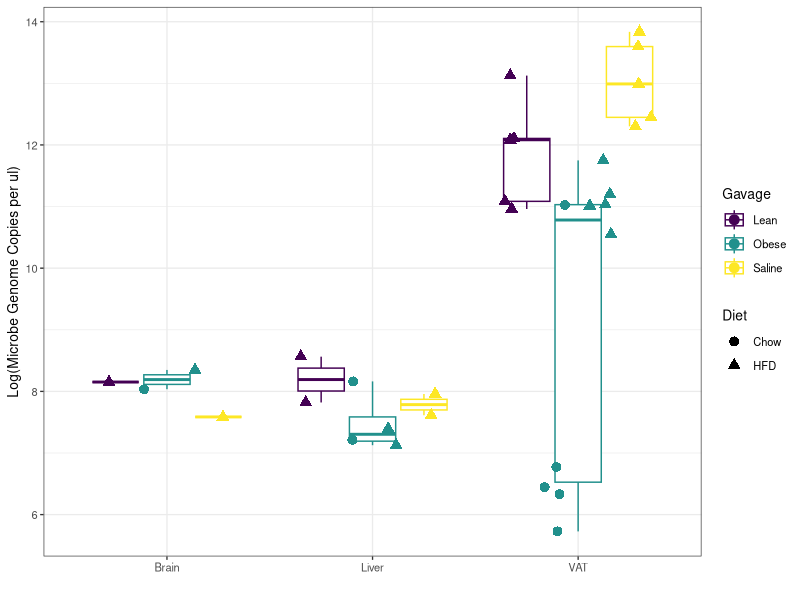
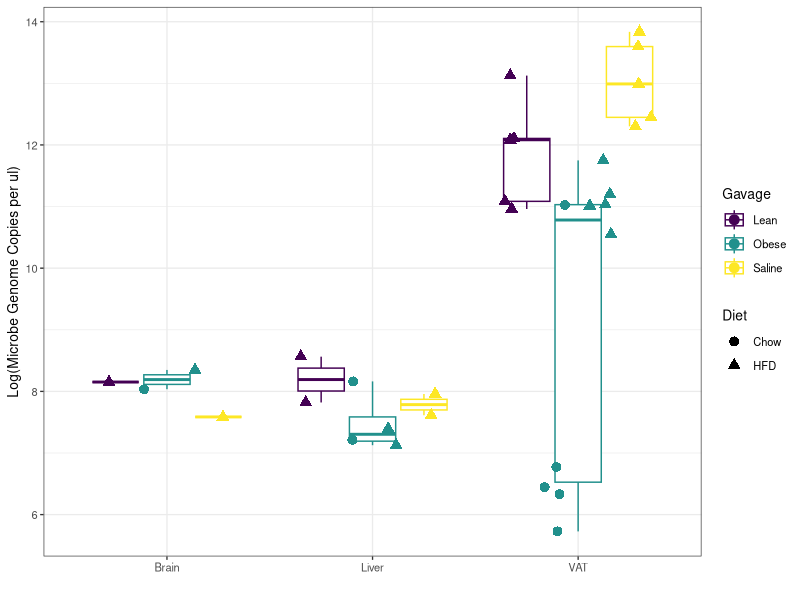

Here is the R script that generated these plots, in order:
## ---- chunk 1

library(tidyverse)

## ---- chunk 2

x <- read_csv("../data/zymo_abs-abundance.csv") %>%
  drop_na(sample_id)

head(x)
## ---- chunk 3

tissue <- 
  x %>%
  mutate(source = if_else(grepl("Pre|Post|End|^Leangavage$|^Obesegavage$", customer_label),
                          true = "stool",
                          false = "tissue"),
         tissue_type = if_else(grepl("VAT", customer_label),
                               true = "VAT",
                               false = if_else(grepl("Liver", customer_label),
                                               true = "Liver",
                                               false = if_else(grepl("Brain", customer_label),
                                                               true = "Brain",
                                                               false = "stool"))),
         Gavage = if_else(grepl("Lean", customer_label),
                             true = "Lean",
                             false = if_else(grepl("Obese", customer_label),
                                             true = "Obese",
                                             false = "Saline")),
         Diet = if_else(grepl("HFD", customer_label),
                        true = "HFD",
                        false = if_else(grepl("Chow", customer_label),
                                        true = "Chow",
                                        false = "Other")))


tissue %>%
  group_by(source, tissue_type, Gavage, Diet) %>%
  summarize(n = n())
## ---- chunk 4
tissue %>%
  filter(source == "tissue") %>%
  ggplot(aes(x = tissue_type, y = log(`genome_copies_per_ul*`))) +
  geom_boxplot(aes(color = Gavage), 
               outlier.shape = NA) +
  geom_point(aes(color = Gavage, 
                 shape = Diet), 
             size = 3,
             position = position_jitterdodge(jitter.width = 0.15)) +
  theme_bw(base_size = 10) +
  scale_color_viridis_d() +
  labs(x = "",
       y = "Log(Microbe Genome Copies per ul)")

ggsave("../figures/zymo_abs-abundance_tissues.png",
       height = 4, width = 6)
